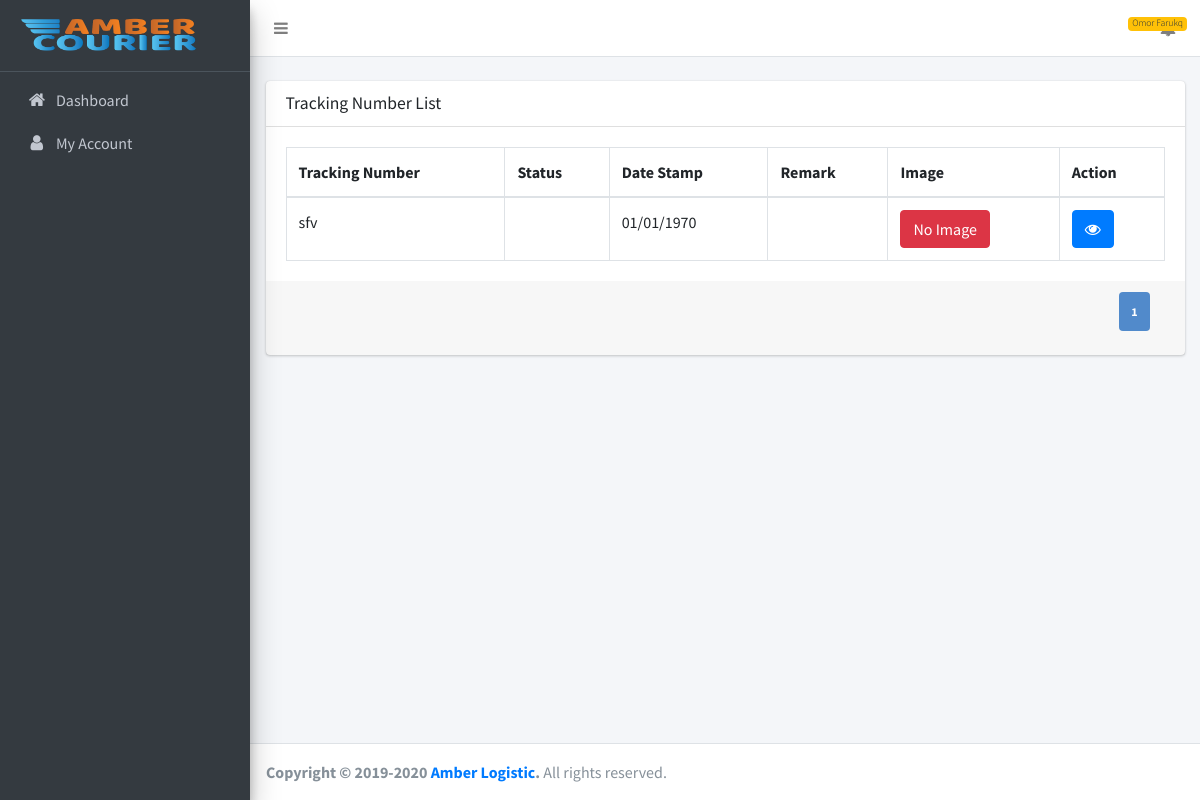
Page /customer/tracking-list.php (signed in) on the committed database.
### tables this page shows
CREATE TABLE `tracking_numbers` (
  `id` int(11) NOT NULL,
  `tracking_number` varchar(255) DEFAULT NULL,
  `station_prefix_id` int(11) DEFAULT NULL,
  `status_id` int(11) DEFAULT NULL,
  `date_stamp` varchar(255) DEFAULT NULL,
  `image_path` varchar(255) DEFAULT NULL,
  `remark` mediumtext DEFAULT NULL,
  `sender_id` int(11) DEFAULT NULL,
  `receiver_id` int(11) DEFAULT NULL,
  `parcel_type` int(11) DEFAULT NULL COMMENT '1=Parcel,2=Document,3=Heavy Shipment',
  `created_at` timestamp NULL DEFAULT current_timestamp()
);

### classes/Session.php (called while the page is built, shortened)
<?php
class Session
{
    public static function get($key){
        if(isset($_SESSION[$key])){
            return $_SESSION[$key];
        }
        else{
            return false;
        }
    }
}
?>

### customer/tracking-list.php (the view, shortened to what this page needs)
<?php
include(ROOT_PATH . "includes/db.php");
include(ROOT_PATH . "classes/Session.php");
$receiver_id = Session::get('customer_id');
$total_pages = $con->query("SELECT * FROM tracking_numbers WHERE receiver_id=$receiver_id group by tracking_number")->num_rows;
$page = isset($_GET['page']) && is_numeric($_GET['page']) ? $_GET['page'] : 1;
$num_results_on_page = PAGINATION;
$calc_page = ($page - 1) * $num_results_on_page;
$query = "SELECT * FROM tracking_numbers WHERE receiver_id=$receiver_id group by tracking_number LIMIT  $calc_page,$num_results_on_page ";
$result = mysqli_query($con, $query);
?>
<!DOCTYPE html>
<html lang="en">
<?php
include(ROOT_PATH . "customer/includes/head.php"); ?>
<body class="hold-transition sidebar-mini layout-fixed">
<div class="wrapper">
    <?php
    include(ROOT_PATH . "customer/includes/header.php");
    include(ROOT_PATH . "customer/includes/sidebar.php");
    ?>
    <div class="content-wrapper">
        <br>
        <section class="content">
            <div class="container-fluid">
                <div class="row">
                    <div class="col-md-12">
                        <div class="card">
                            <div class="card-header">
                                <h3 class="card-title">Tracking Number List</h3>
                            </div>
                            <div class="card-body">
                                <table class="table table-bordered" id="result" width="100%" cellspacing="0">
                                    <thead>
                                    <tr>
                                        <th>Tracking Number</th>
                                        <th>Status</th>
                                        <th>Date Stamp</th>
                                        <th>Remark</th>
                                        <th>Image</th>
                                        <th>Action</th>
                                    </tr>
                                    </thead>
                                    <tbody>
                                    <?php
                                    while ($row = mysqli_fetch_assoc($result)) {
                                        ?>
                                        <tr id="row<?php echo $row['id']; ?>">
                                            <td scope="row"><?php echo $row['tracking_number']; ?></td>
                                            <td>
                                            </td>
                                            <td><?php echo date('d/m/Y', $row['date_stamp']);?></td>
                                            <td><?php echo $row['remark'] ?></td>
                                            <td>
                                                <?php
                                                if (isset($row['image_path']) && !empty($row['image_path'])) {
                                                    ?>
                                                    <button class='btn btn-primary' id='<?php echo "../../admin/".$row['image_path'] ?>' onclick='imageFunction(this.id)'>View Image</button>
                                                    <?php
                                                } else {
                                                    ?>
                                                    <button class='btn btn-danger' id = '../../admin/upload/default/no-image.png' onclick='imageFunction(this.id)'>No Image</button>
                                                    <?php
                                                }
                                                ?>
                                            </td>
                                            <td>
                                                <a class="btn btn-primary"
                                                   href="single.php?tracking_number=<?php echo $row['tracking_number']; ?>"><i
                                                        class="fa fa-eye"></i></a>
                                            </td>
                                        </tr>
                                        <?php
                                    }
                                    ?>
                                    </tbody>
                                </table>
                            </div>
                            <div class="card-footer clearfix">
                                <?php if (ceil($total_pages / $num_results_on_page) > 0): ?>
                                    <ul class="pagination  pull-right">
                                        <li class="currentpage"><a
                                                href="view.php?page=<?php echo $page ?>"><?php echo $page ?></a>
                                        </li>
                                    </ul>
                                <?php endif; ?>
                            </div>
                        </div>
                    </div>
                </div>
            </div>
        </section>
    </div>
    <?php include(ROOT_PATH . "customer/includes/footer.php"); ?>
</div>
</body>
</html>

### assets/all/css/pagination.css (style rules this page uses)
.pagination { list-style-type: none; padding: 5px 5px; display: inline-flex; justify-content: space-between; box-sizing: border-box; }
.pagination li { box-sizing: border-box; padding-right: 10px; }
.pagination li a { box-sizing: border-box; background-color: #e2e6e6; padding: 12px; text-decoration: none; font-size: 12px; font-weight: bold; color: #616872; border-radius: 4px; }
.pagination .currentpage a { background-color: #518acb; color: #fff; }

### customer/tracking-list.php (style rules this page uses)
.pagination { list-style-type: none; padding: 5px 5px; display: inline-flex; justify-content: space-between; box-sizing: border-box; }
.pagination li { box-sizing: border-box; padding-right: 10px; }
.pagination li a { box-sizing: border-box; background-color: #e2e6e6; padding: 12px; text-decoration: none; font-size: 12px; font-weight: bold; color: #616872; border-radius: 4px; }
.pagination .currentpage a { background-color: #518acb; color: #fff; }

### rows in the picture
tracking_numbers: tracking_number "sfv", date_stamp "01/01/1970", shows "No Image"

### other values in the picture
Session::get('customer') "Omor Farukq"
$page "1"
